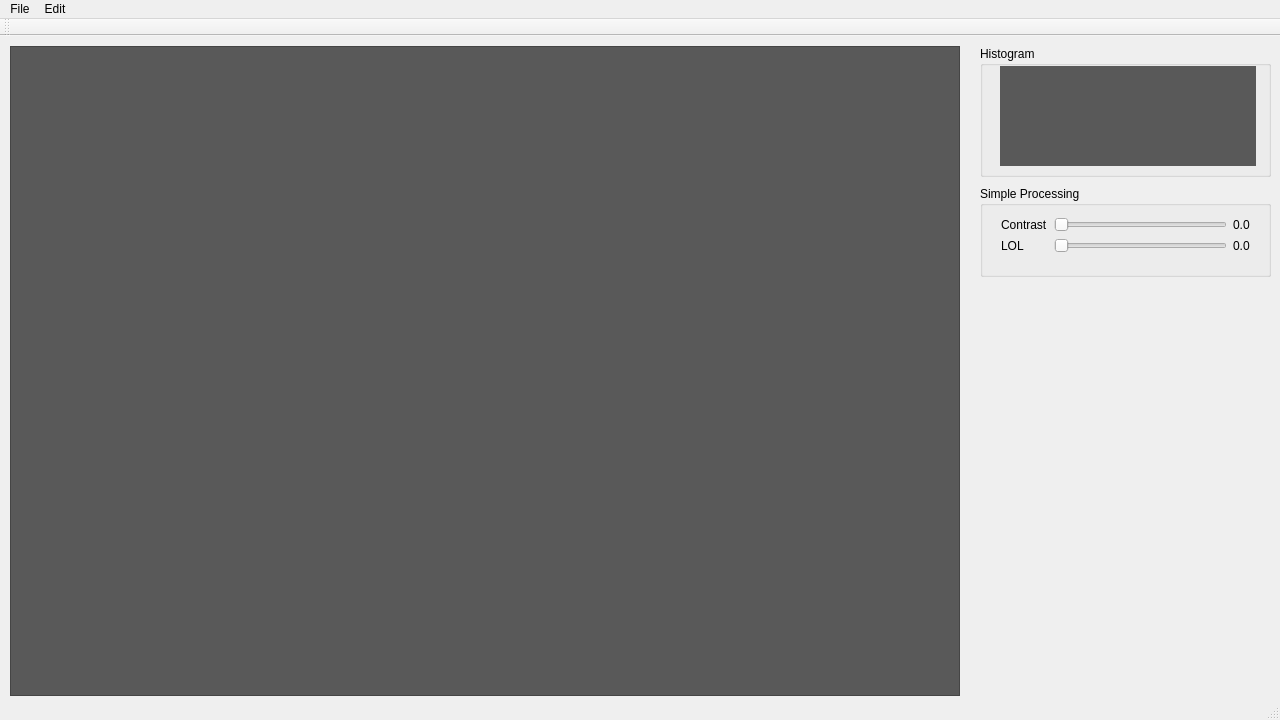
<?xml version="1.0" encoding="UTF-8"?>
<ui version="4.0">
 <class>MainWindow</class>
 <widget class="QMainWindow" name="MainWindow">
  <property name="geometry">
   <rect>
    <x>0</x>
    <y>0</y>
    <width>1280</width>
    <height>720</height>
   </rect>
  </property>
  <property name="sizePolicy">
   <sizepolicy hsizetype="Preferred" vsizetype="Preferred">
    <horstretch>0</horstretch>
    <verstretch>0</verstretch>
   </sizepolicy>
  </property>
  <property name="windowTitle">
   <string>Simple Processing</string>
  </property>
  <widget class="QWidget" name="centralWidget">
   <widget class="SmartGraphicsView" name="graphicsView">
    <property name="geometry">
     <rect>
      <x>10</x>
      <y>10</y>
      <width>950</width>
      <height>650</height>
     </rect>
    </property>
    <property name="styleSheet">
     <string notr="true">background-color: rgb(89, 89, 89);</string>
    </property>
   </widget>
   <widget class="QGroupBox" name="groupBox">
    <property name="geometry">
     <rect>
      <x>980</x>
      <y>10</y>
      <width>291</width>
      <height>131</height>
     </rect>
    </property>
    <property name="title">
     <string>Histogram</string>
    </property>
    <widget class="PTZLabel" name="histogram">
     <property name="geometry">
      <rect>
       <x>20</x>
       <y>20</y>
       <width>256</width>
       <height>100</height>
      </rect>
     </property>
     <property name="styleSheet">
      <string notr="true">background-color: rgb(89, 89, 89);</string>
     </property>
     <property name="text">
      <string/>
     </property>
    </widget>
   </widget>
   <widget class="QGroupBox" name="groupBox_2">
    <property name="geometry">
     <rect>
      <x>980</x>
      <y>150</y>
      <width>291</width>
      <height>91</height>
     </rect>
    </property>
    <property name="title">
     <string>Simple Processing</string>
    </property>
    <widget class="QWidget" name="">
     <property name="geometry">
      <rect>
       <x>10</x>
       <y>20</y>
       <width>271</width>
       <height>58</height>
      </rect>
     </property>
     <layout class="QHBoxLayout" name="horizontalLayout_3">
      <item>
       <layout class="QVBoxLayout" name="verticalLayout">
        <item>
         <widget class="QLabel" name="label">
          <property name="text">
           <string>Contrast</string>
          </property>
         </widget>
        </item>
        <item>
         <widget class="QLabel" name="label_3">
          <property name="text">
           <string>LOL</string>
          </property>
         </widget>
        </item>
       </layout>
      </item>
      <item>
       <layout class="QVBoxLayout" name="verticalLayout_2">
        <item>
         <layout class="QHBoxLayout" name="horizontalLayout">
          <item>
           <widget class="QSlider" name="horizontalSlider_contrast">
            <property name="orientation">
             <enum>Qt::Horizontal</enum>
            </property>
           </widget>
          </item>
          <item>
           <widget class="QLabel" name="label_2">
            <property name="text">
             <string>0.0</string>
            </property>
           </widget>
          </item>
         </layout>
        </item>
        <item>
         <layout class="QHBoxLayout" name="horizontalLayout_2">
          <item>
           <widget class="QSlider" name="horizontalSlider_2">
            <property name="orientation">
             <enum>Qt::Horizontal</enum>
            </property>
           </widget>
          </item>
          <item>
           <widget class="QLabel" name="label_4">
            <property name="text">
             <string>0.0</string>
            </property>
           </widget>
          </item>
         </layout>
        </item>
       </layout>
      </item>
     </layout>
    </widget>
   </widget>
  </widget>
  <widget class="QMenuBar" name="menuBar">
   <property name="geometry">
    <rect>
     <x>0</x>
     <y>0</y>
     <width>1280</width>
     <height>21</height>
    </rect>
   </property>
   <widget class="QMenu" name="menuFile">
    <property name="title">
     <string>File</string>
    </property>
    <addaction name="actionOpen_Image"/>
    <addaction name="actionExit"/>
   </widget>
   <widget class="QMenu" name="menuEdit">
    <property name="title">
     <string>Edit</string>
    </property>
    <widget class="QMenu" name="menuImage_Effects">
     <property name="title">
      <string>Image Effects</string>
     </property>
     <widget class="QMenu" name="menuGray_scale">
      <property name="title">
       <string>Gray scale</string>
      </property>
      <addaction name="actionGrayscale_average"/>
      <addaction name="actionGrayscale_luminosity"/>
     </widget>
     <addaction name="menuGray_scale"/>
     <addaction name="actionThreshold"/>
    </widget>
    <addaction name="actionBack"/>
    <addaction name="actionForward"/>
    <addaction name="separator"/>
    <addaction name="menuImage_Effects"/>
    <addaction name="actionResize"/>
   </widget>
   <addaction name="menuFile"/>
   <addaction name="menuEdit"/>
  </widget>
  <widget class="QToolBar" name="mainToolBar">
   <attribute name="toolBarArea">
    <enum>TopToolBarArea</enum>
   </attribute>
   <attribute name="toolBarBreak">
    <bool>false</bool>
   </attribute>
  </widget>
  <widget class="QStatusBar" name="statusBar"/>
  <action name="actionExit">
   <property name="text">
    <string>Exit</string>
   </property>
  </action>
  <action name="actionOpen_Image">
   <property name="text">
    <string>Open Image</string>
   </property>
   <property name="shortcut">
    <string>Ctrl+O</string>
   </property>
  </action>
  <action name="actionGrayscale_average">
   <property name="text">
    <string>Average</string>
   </property>
  </action>
  <action name="actionGrayscale_luminosity">
   <property name="text">
    <string>Luminosity</string>
   </property>
  </action>
  <action name="actionResize">
   <property name="text">
    <string>Resize</string>
   </property>
   <property name="shortcut">
    <string>Ctrl+R</string>
   </property>
  </action>
  <action name="actionBack">
   <property name="text">
    <string>Back</string>
   </property>
   <property name="shortcut">
    <string>Ctrl+Z</string>
   </property>
  </action>
  <action name="actionForward">
   <property name="text">
    <string>Forward</string>
   </property>
   <property name="shortcut">
    <string>Ctrl+Shift+Z</string>
   </property>
  </action>
  <action name="actionThreshold">
   <property name="text">
    <string>Threshold</string>
   </property>
  </action>
 </widget>
 <layoutdefault spacing="6" margin="11"/>
 <customwidgets>
  <customwidget>
   <class>SmartGraphicsView</class>
   <extends>QGraphicsView</extends>
   <header>smartgraphicsview.h</header>
  </customwidget>
  <customwidget>
   <class>PTZLabel</class>
   <extends>QLabel</extends>
   <header>ptzlabel.h</header>
  </customwidget>
 </customwidgets>
 <resources/>
 <connections>
  <connection>
   <sender>actionExit</sender>
   <signal>triggered()</signal>
   <receiver>MainWindow</receiver>
   <slot>close()</slot>
   <hints>
    <hint type="sourcelabel">
     <x>-1</x>
     <y>-1</y>
    </hint>
    <hint type="destinationlabel">
     <x>639</x>
     <y>359</y>
    </hint>
   </hints>
  </connection>
 </connections>
</ui>
